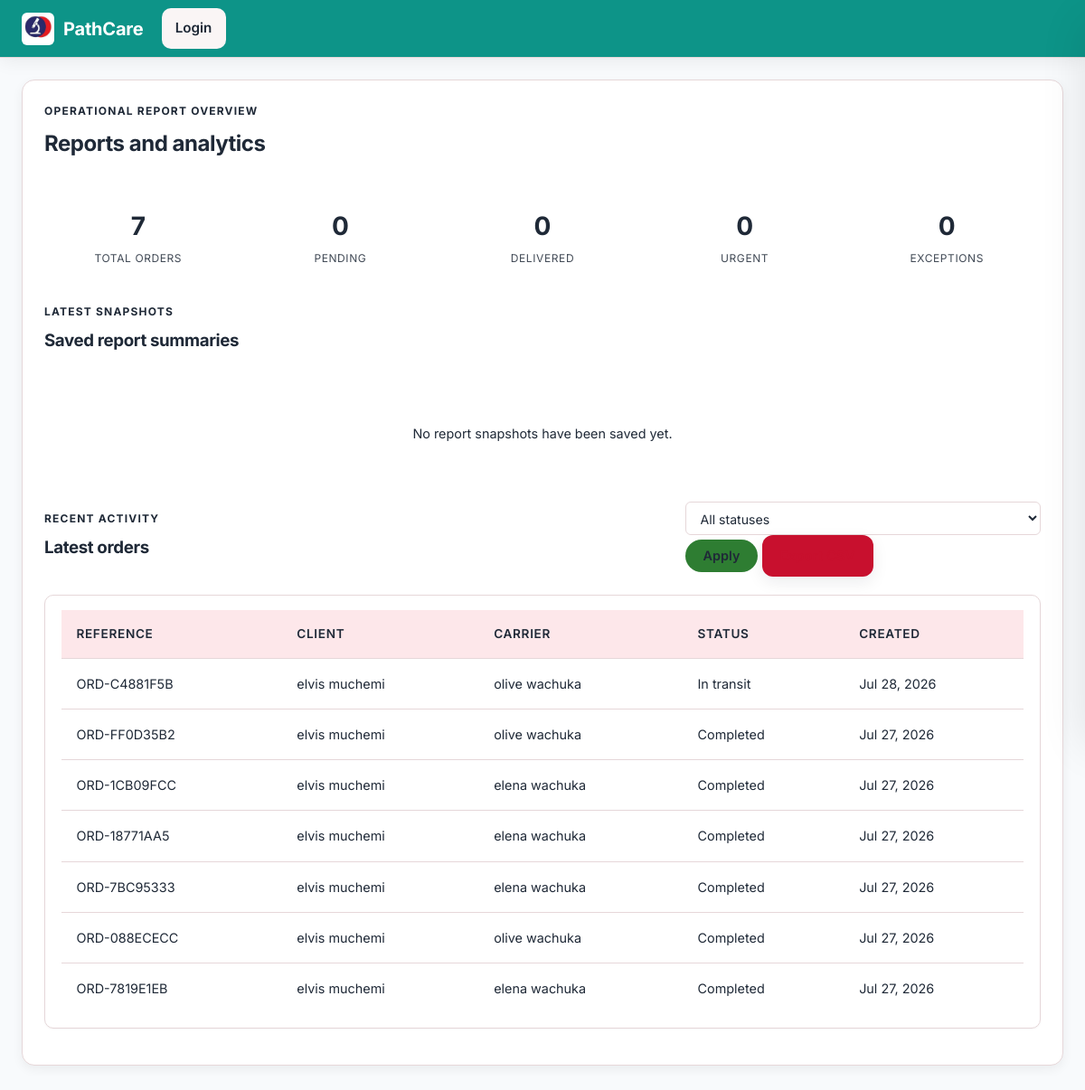
Page /reports/ on the earlier database version.
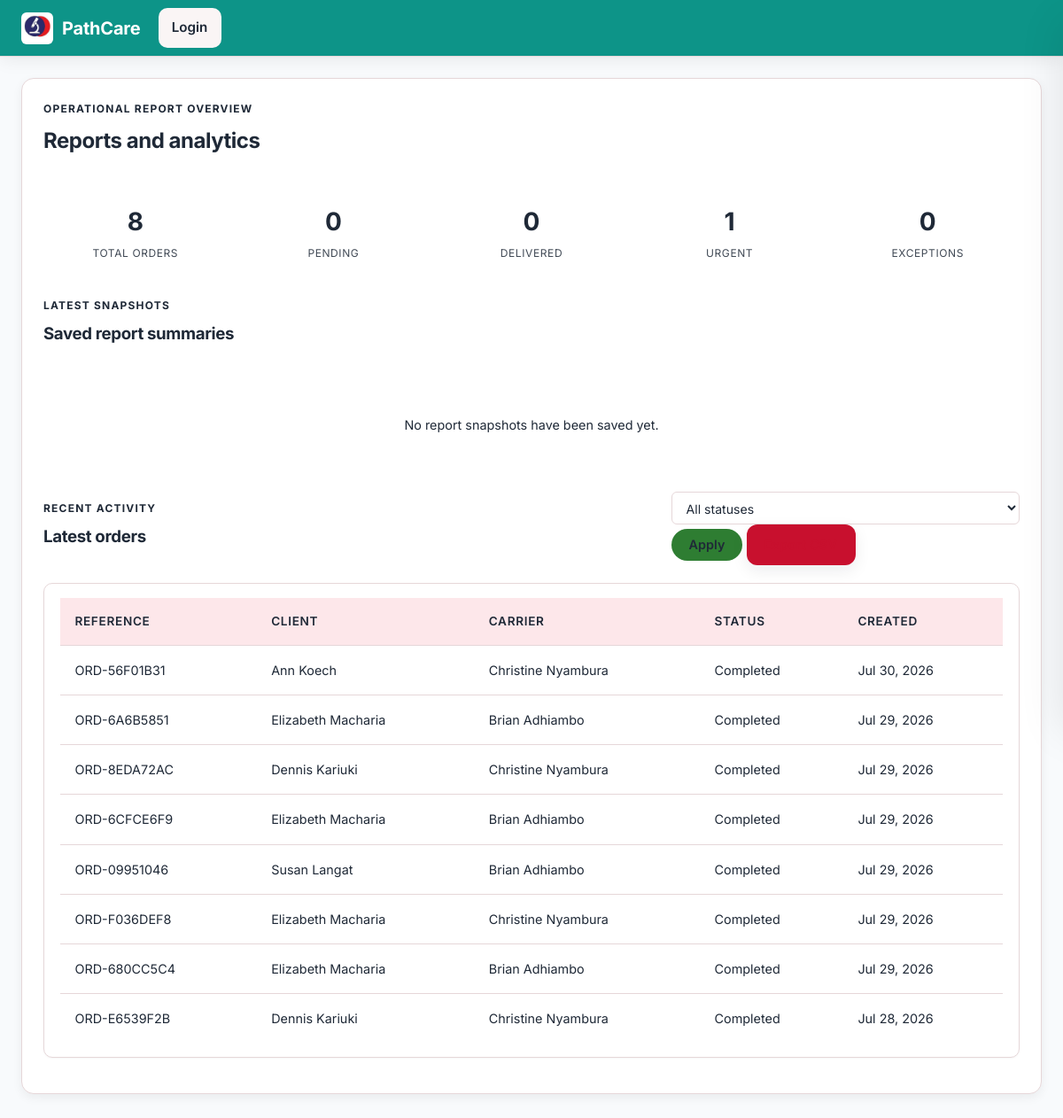
Same page on the later database version.
### tracking/models.py (models this page shows, shortened)
class Order(models.Model):
    class Priority(models.TextChoices):
        ROUTINE = "routine", "Routine"
        URGENT = "urgent", "Priority"
        STAT = "stat", "STAT (immediate)"
    class Status(models.TextChoices):
        PENDING_REVIEW = "pending_review", "Pending review"
        PENDING = "pending", "Pending assignment"
        ASSIGNED = "assigned", "Assigned to carrier"
        ACCEPTED = "accepted", "Accepted by carrier"
        EN_ROUTE_TO_CLIENT = "en_route_client", "En route to client"
        AT_CLIENT = "at_client", "Arrived at client"
        PICKED_UP = "picked_up", "Picked up"
        IN_TRANSIT = "in_transit", "In transit"
        DELIVERED = "delivered", "Delivered to lab"
        RECEIVED = "received", "Received at lab"
        COMPLETED = "completed", "Completed"
        CANCELLED = "cancelled", "Cancelled"
    id = models.UUIDField(primary_key=True, default=uuid.uuid4, editable=False)
    reference_code = models.CharField(max_length=32, unique=True)
    client = models.ForeignKey(Client, on_delete=models.PROTECT, related_name="orders")
    facility = models.ForeignKey(
        'core.Facility',
        on_delete=models.SET_NULL,
        null=True,
        blank=True,
        related_name='orders',
        help_text="Facility for this pickup (defaults to client's default facility)"
    )
    carrier = models.ForeignKey(
        Carrier, on_delete=models.SET_NULL, null=True, blank=True, related_name="orders"
    )
    priority = models.CharField(max_length=16, choices=Priority.choices, default=Priority.ROUTINE)
    status = models.CharField(max_length=16, choices=Status.choices, default=Status.PENDING)
    requested_pickup_time = models.DateTimeField(null=True, blank=True)
    samples_ready_at = models.DateTimeField(null=True, blank=True)
    requestor_name = models.CharField(max_length=255, blank=True)
    requestor_phone = models.CharField(max_length=32, blank=True)
    reception_details = models.CharField(max_length=255, blank=True)
    parking_notes = models.CharField(max_length=255, blank=True)
    security_instructions = models.CharField(max_length=255, blank=True)
    pickup_address = models.CharField(max_length=255, blank=True)
    distance_to_lab_km = models.FloatField(null=True, blank=True)
    estimated_pickup_minutes = models.IntegerField(null=True, blank=True)
    notes = models.TextField(blank=True)
    latitude = models.FloatField(null=True, blank=True)
    longitude = models.FloatField(null=True, blank=True)
    created_at = models.DateTimeField(auto_now_add=True)
    updated_at = models.DateTimeField(auto_now=True)

class Client(models.Model):
    id = models.UUIDField(primary_key=True, default=uuid.uuid4, editable=False)
    name = models.CharField(max_length=255)
    contact_name = models.CharField(max_length=255, blank=True)
    contact_phone = models.CharField(max_length=32)
    contact_email = models.EmailField(blank=True)
    address = models.CharField(max_length=255)
    latitude = models.FloatField(null=True, blank=True)
    longitude = models.FloatField(null=True, blank=True)
    default_facility = models.ForeignKey(
        'core.Facility',
        on_delete=models.SET_NULL,
        null=True,
        blank=True,
        related_name='clients',
        help_text="Default facility for this client's pickups"
    )
    is_active = models.BooleanField(default=True)
    created_at = models.DateTimeField(auto_now_add=True)

class Carrier(models.Model):
    class Status(models.TextChoices):
        AVAILABLE = "available", "Available"
        ON_JOB = "on_job", "On job"
        OFFLINE = "offline", "Offline"
    id = models.UUIDField(primary_key=True, default=uuid.uuid4, editable=False)
    user = models.OneToOneField(
        settings.AUTH_USER_MODEL,
        on_delete=models.CASCADE,
        related_name="carrier_profile",
        null=True,
        blank=True,
    )
    phone = models.CharField(max_length=32)
    vehicle = models.OneToOneField(
        'Vehicle',
        on_delete=models.SET_NULL,
        null=True,
        blank=True,
        related_name='carrier',
    )
    vehicle_type = models.CharField(max_length=64, blank=True)
    vehicle_plate = models.CharField(max_length=32, blank=True)
    status = models.CharField(max_length=16, choices=Status.choices, default=Status.AVAILABLE)
    current_latitude = models.FloatField(null=True, blank=True)
    current_longitude = models.FloatField(null=True, blank=True)
    last_location_update = models.DateTimeField(null=True, blank=True)
    is_active = models.BooleanField(default=True)
    @property
    def display_name(self):
        try:
            user = self.user
        except Exception:
            return "Unnamed carrier"
        if user is None:
            return "Unnamed carrier"
        return user.get_full_name() or user.username
    def __str__(self):
        return self.display_name

### accounts/models.py (models this page shows, shortened)
class User(AbstractUser):
    class Role(models.TextChoices):
        SUPER_ADMIN = "super_admin", "Super Admin"
        DISPATCHER = "dispatcher", "Dispatcher"
        CARRIER = "carrier", "Carrier"
        CLIENT = "client", "Client"
        LAB_STAFF = "lab_staff", "Lab Staff"
    role = models.CharField(max_length=20, choices=Role.choices, default=Role.DISPATCHER)
    phone = models.CharField(max_length=32, blank=True)
    department = models.CharField(max_length=100, blank=True)
    objects = PathcareUserManager()

### reports/views.py (the view, shortened to what this page needs)
# urls.py: path("", report_index, name="report_index"),
def report_index(request):
    status_filter = request.GET.get("status", "")
    download = request.GET.get("download", "")
    orders_qs = Order.objects.select_related("client", "carrier")
    if status_filter:
        orders_qs = orders_qs.filter(status=status_filter)
    orders = orders_qs.order_by("-created_at")[:20]
    snapshots = ReportSnapshot.objects.all().order_by("-created_at")[:10]
    summary = {
        "total_orders": Order.objects.count(),
        "pending": Order.objects.filter(status=Order.Status.PENDING).count(),
        "delivered": Order.objects.filter(status=Order.Status.DELIVERED).count(),
        "urgent": Order.objects.filter(priority=Order.Priority.STAT).count(),
        "exceptions": Order.objects.filter(status=Order.Status.CANCELLED).count(),
    }
    return render(
        request,
        "reports/report_index.html",
        {
            "snapshots": snapshots,
            "orders": orders,
            "summary": summary,
            "status_filter": status_filter,
            "statuses": Order.Status.choices,
        },
    )

### tracking/context_processors.py (called while the page is built, shortened)
def notifications(request):
    if not request.user.is_authenticated:
        return {}

### reports/templates/reports/report_index.html (shortened to what this page needs)
{% extends "tracking/base.html" %}
{% block content %}
<section class="panel">
  <div class="panel-header">
    <div>
      <p class="eyebrow">Operational report overview</p>
      <h2>Reports and analytics</h2>
    </div>
  </div>
  <div class="hero-stats">
    <div><strong>{{ summary.total_orders }}</strong><span>Total orders</span></div>
    <div><strong>{{ summary.pending }}</strong><span>Pending</span></div>
    <div><strong>{{ summary.delivered }}</strong><span>Delivered</span></div>
    <div><strong>{{ summary.urgent }}</strong><span>Urgent</span></div>
    <div><strong>{{ summary.exceptions }}</strong><span>Exceptions</span></div>
  </div>
  <div class="panel-header" style="margin-top:1rem;">
    <div>
      <p class="eyebrow">Latest snapshots</p>
      <h3>Saved report summaries</h3>
    </div>
  </div>
  {% if snapshots %}
    <div class="alert-grid">
      {% for snapshot in snapshots %}
        <div class="alert-card primary">
          <h3>{{ snapshot.title }}</h3>
          <p>{{ snapshot.summary|default:"No summary available yet." }}</p>
          <small>{{ snapshot.created_at|date:"M d, Y H:i" }}</small>
        </div>
      {% endfor %}
    </div>
  {% else %}
    <p class="empty-state">No report snapshots have been saved yet.</p>
  {% endif %}
  <div class="panel-header" style="margin-top:1rem;">
    <div>
      <p class="eyebrow">Recent activity</p>
      <h3>Latest orders</h3>
    </div>
    <form method="get" class="filter-form">
      <select id="status" name="status" onchange="this.form.submit()">
        <option value="">All statuses</option>
      </select>
      <button class="button secondary" type="submit">Apply</button>
      <a class="button primary" href="?download=csv{% if status_filter %}&status={{ status_filter }}{% endif %}">Export CSV</a>
    </form>
  </div>
  {% if orders %}
    <div class="table-card">
      <table>
        <thead>
          <tr>
            <th>Reference</th>
            <th>Client</th>
            <th>Carrier</th>
            <th>Status</th>
            <th>Created</th>
          </tr>
        </thead>
        <tbody>
          {% for order in orders %}
            <tr>
              <td>{{ order.reference_code }}</td>
              <td>{{ order.client.name }}</td>
              <td>{{ order.carrier|default:"Unassigned" }}</td>
              <td>{{ order.get_status_display }}</td>
              <td>{{ order.created_at|date:"M d, Y" }}</td>
            </tr>
          {% endfor %}
        </tbody>
      </table>
    </div>
  {% else %}
    <p class="empty-state">No orders have been created yet.</p>
  {% endif %}
</section>
{% endblock %}

Differences in the rows shown:
removed Order: reference_code "ORD-C4881F5B", client.name "elvis muchemi", carrier "olive wachuka", status "In transit", created_at "Jul 28, 2026"
removed Order: reference_code "ORD-FF0D35B2", client.name "elvis muchemi", carrier "olive wachuka", status "Completed", created_at "Jul 27, 2026"
removed Order: reference_code "ORD-1CB09FCC", client.name "elvis muchemi", carrier "elena wachuka", status "Completed", created_at "Jul 27, 2026"
removed Order: reference_code "ORD-18771AA5", client.name "elvis muchemi", carrier "elena wachuka", status "Completed", created_at "Jul 27, 2026"
removed Order: reference_code "ORD-7BC95333", client.name "elvis muchemi", carrier "elena wachuka", status "Completed", created_at "Jul 27, 2026"
removed Order: reference_code "ORD-088ECECC", client.name "elvis muchemi", carrier "olive wachuka", status "Completed", created_at "Jul 27, 2026"
removed Order: reference_code "ORD-7819E1EB", client.name "elvis muchemi", carrier "elena wachuka", status "Completed", created_at "Jul 27, 2026"
added Order: reference_code "ORD-56F01B31", client.name "Ann Koech", carrier "Christine Nyambura", status "Completed", created_at "Jul 30, 2026"
added Order: reference_code "ORD-6A6B5851", client.name "Elizabeth Macharia", carrier "Brian Adhiambo", status "Completed", created_at "Jul 29, 2026"
added Order: reference_code "ORD-8EDA72AC", client.name "Dennis Kariuki", carrier "Christine Nyambura", status "Completed", created_at "Jul 29, 2026"
added Order: reference_code "ORD-6CFCE6F9", client.name "Elizabeth Macharia", carrier "Brian Adhiambo", status "Completed", created_at "Jul 29, 2026"
added Order: reference_code "ORD-09951046", client.name "Susan Langat", carrier "Brian Adhiambo", status "Completed", created_at "Jul 29, 2026"
added Order: reference_code "ORD-F036DEF8", client.name "Elizabeth Macharia", carrier "Christine Nyambura", status "Completed", created_at "Jul 29, 2026"
added Order: reference_code "ORD-680CC5C4", client.name "Elizabeth Macharia", carrier "Brian Adhiambo", status "Completed", created_at "Jul 29, 2026"
added Order: reference_code "ORD-E6539F2B", client.name "Dennis Kariuki", carrier "Christine Nyambura", status "Completed", created_at "Jul 28, 2026"
Other differences:
{{ summary.total_orders }}: "7" → "8"
{{ summary.urgent }}: "0" → "1"
